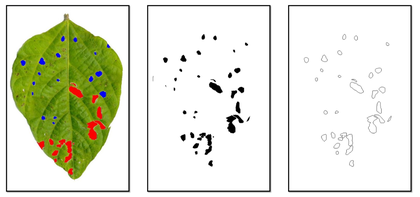
%> input picture preprocessing.png, 420 x 197 px, shrunk from 1338 x 627 before the run
$ octave --eval "result = removeNoize(imread('../preprocessing.png'));"   (GNU Octave 9; MATLAB toolbox functions it lacks are replaced by stand-ins)
%> lines starting %> are read from the running program, lines starting %| are printed output that depends on the picture; in (x1, y1, x2, y2) boxes, pixels count from 0 and x2, y2 are one past the last pixel; in counts of white or black regions, pixels touching at a corner belong together; the program's own positions count from 1
### src/offshadow.m
function Iout = offshadow(IMG)

H = rgb2hsv(IMG);
%> H: size 197x420x3 double; mean H, S, V 0.0361, 0.131, 0.901
H = H(:,:,1);
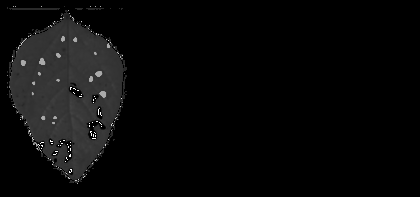
%> H: size 197x420 double; min 0, max 0.999, mean 0.0361
HBW = im2bw(H,0.3);
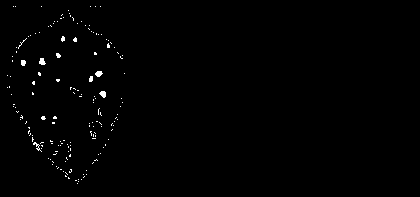
%> HBW: size 197x420 logical; 0.72% white in thin lines or dots, all inside (x1, y1, x2, y2) = (7, 6, 125, 184)
Iout = rgb2gray(IMG);
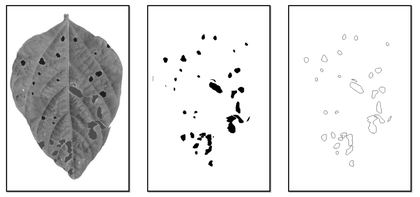
%> Iout: size 197x420 uint8; min 0, max 255, mean 224.9
Iout = (im2double(Iout)+double(HBW));
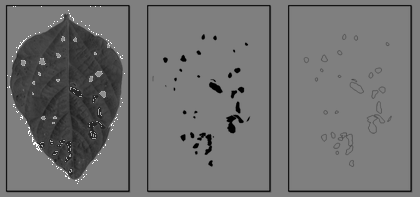
%> Iout: size 197x420 double; min 0, max 2, mean 0.889; drawn with min black and max white

### soybean-identification-code/removeNoise.m
function image = removeNoize(IMG)

gray = offshadow(IMG);
level = graythresh(gray);
%> level = 0.706
bw = im2bw(gray,level);
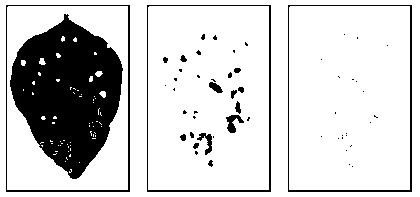
%> bw: size 197x420 logical; 81.4% white; 56 black regions (40 under 20 px), largest, box (x1, y1, x2, y2) and area: (10, 14, 123, 179) 11744, (6, 5, 130, 192) 925, (147, 5, 271, 192) 925
image = IMG;
%> image is the input picture: size 197x420x3 uint8; mean R, G, B 224.8, 227.7, 210.6
maior =1;
imtemp = 1-bw;

[objetos, num] = bwlabel(imtemp);
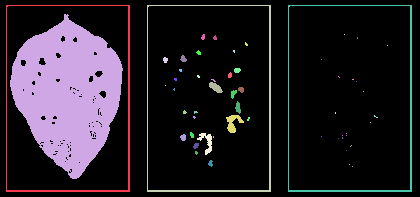
%> objetos: size 197x420 double; 57 distinct labels, from 0 to 56; one colour per label, 0 black
%> num = 56
for i = 1:(num)
    cont = length(find(objetos == i));
    if((cont > length(find(objetos ==maior))))
        maior = i;
    end
end
%> this loop made 56 passes
%> (cont, maior) on pass 2: (11744, 2)
%> cont on passes 1, 3, 4, 5, 6, 7: 925, 925, 23, 1, 4, 8


s=size(image);
%> s = [197 420 3]
 for i = 1:(s(1))
     for j = 1:(s(2))
         if(objetos(i,j) ~= maior)
             image(i,j,1) = 255;
             image(i,j,2) = 255;
             image(i,j,3) = 255;
         end
     end
 end
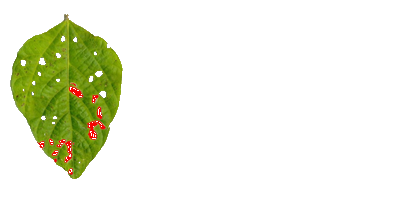
%> image: size 197x420x3 uint8; 17.33% of pixels changed, all inside (x1, y1, x2, y2) = (3, 2, 415, 195)
